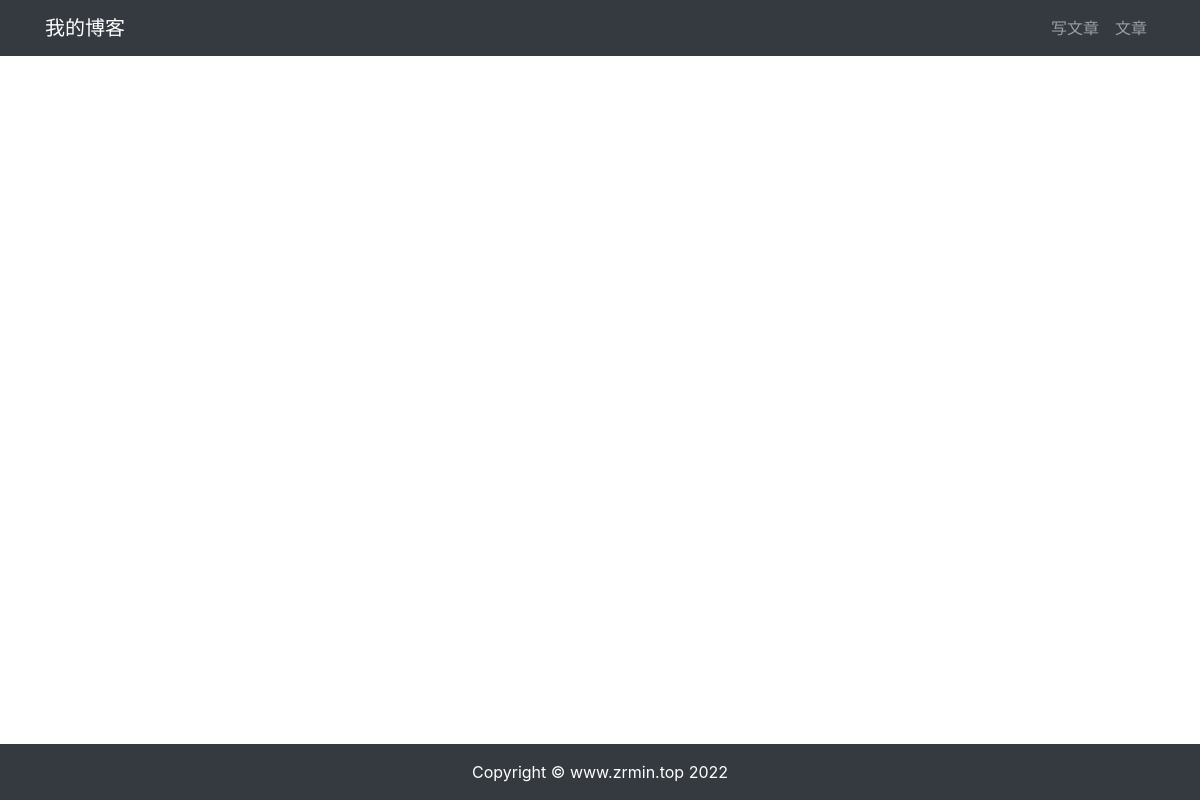
The page /article/article-list/ on the database as committed earlier.
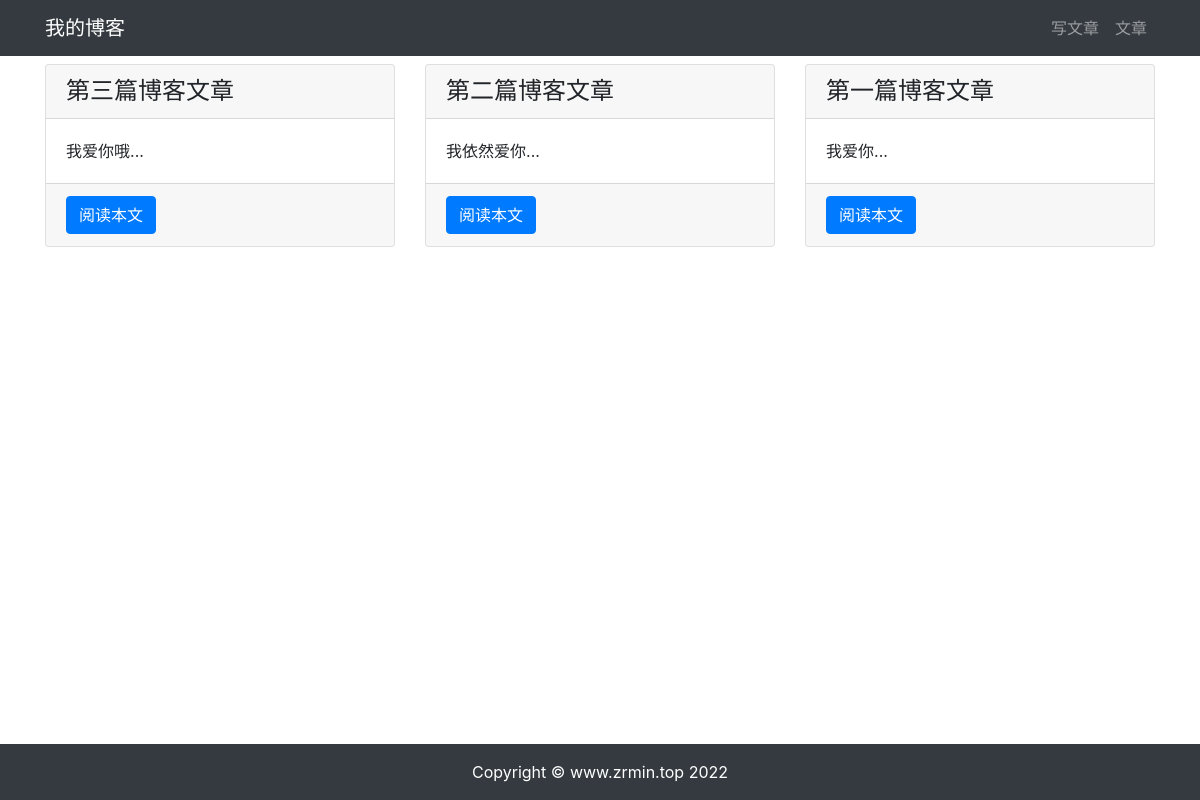
The same page on the database as committed later.
### article/models.py (models this page shows, shortened)
class ArticlePost(models.Model):
    author = models.ForeignKey(User, on_delete=models.CASCADE)
    title = models.CharField(max_length=100)
    body = models.TextField()
    created = models.DateTimeField(default=timezone.now)
    updated = models.DateTimeField(auto_now=True)
    class Meta:
        ordering = ('-created',)

### article/views.py (the view)
# urls.py: path('article-list/', views.article_list, name='article_list'),
def article_list(request):
    articles = ArticlePost.objects.all()
    context = {'articles': articles}
    return render(request, 'article/list.html', context)

### article/templates/article/list.html (shortened to what this page needs)
{% extends "base.html" %}
{% load static %}
{% block content %}
<div class="container">
    <div class="row mt-2">
        {% for article in articles %}
        <div class="col-4 mb-4">
                <div class="card h-100">
                    <h4 class="card-header">{{ article.title }}</h4>
                    <div class="card-body">
                        <p class="card-text">{{ article.body|slice:'100' }}...</p>
                    </div>
                    <div class="card-footer">
                        <a href="{% url 'article:article_detail' article.id %}" class="btn btn-primary">阅读本文</a>
                    </div>
                </div>
          </div>
          {% endfor %}
    </div>
</div>
{% endblock content %}

### article/templates/base.html (shortened to what this page needs)
{% load static %}
<!DOCTYPE html>
<head>
    <link rel="stylesheet" href="https://cdn.jsdelivr.net/npm/bootstrap@4.1.3/dist/css/bootstrap.min.css">
        <link rel="stylesheet" href="{% static 'md_css/monokai.css' %}">
</head>
<body>
    {% include 'header.html' %}
    {% block content %}{% endblock content %}
    {% include 'footer.html' %}
</body>
</html>

### article/templates/header.html
<nav class="navbar navbar-expand-lg navbar-dark bg-dark">
    <div class="container">
        <a class="navbar-brand" href="#">我的博客</a>
        <div>
            <ul class="navbar-nav">
                <li class="nav-item">
                    <a class="nav-link" href="{% url 'article:article_create' %}">写文章</a>
                </li>
                <li class="nav-item">
                    <a class="nav-link" href="{% url 'article:article_list' %}">文章</a>
                </li>
            </ul>
        </div>
    </div>
</nav>

### article/templates/footer.html
{% load static %}
<div>
    <br><br><br>
</div>
<footer class="py-3 bg-dark fixed-bottom">
    <div class="container">
        <p class="m-0 text-center text-white">Copyright &copy; www.zrmin.top 2022</p>
    </div>
</footer>

Rows that differ between the two databases and show on the page:
added ArticlePost: title "第三篇博客文章", body "我爱你哦"
added ArticlePost: title "第二篇博客文章", body "我依然爱你"
added ArticlePost: title "第一篇博客文章", body "我爱你"
